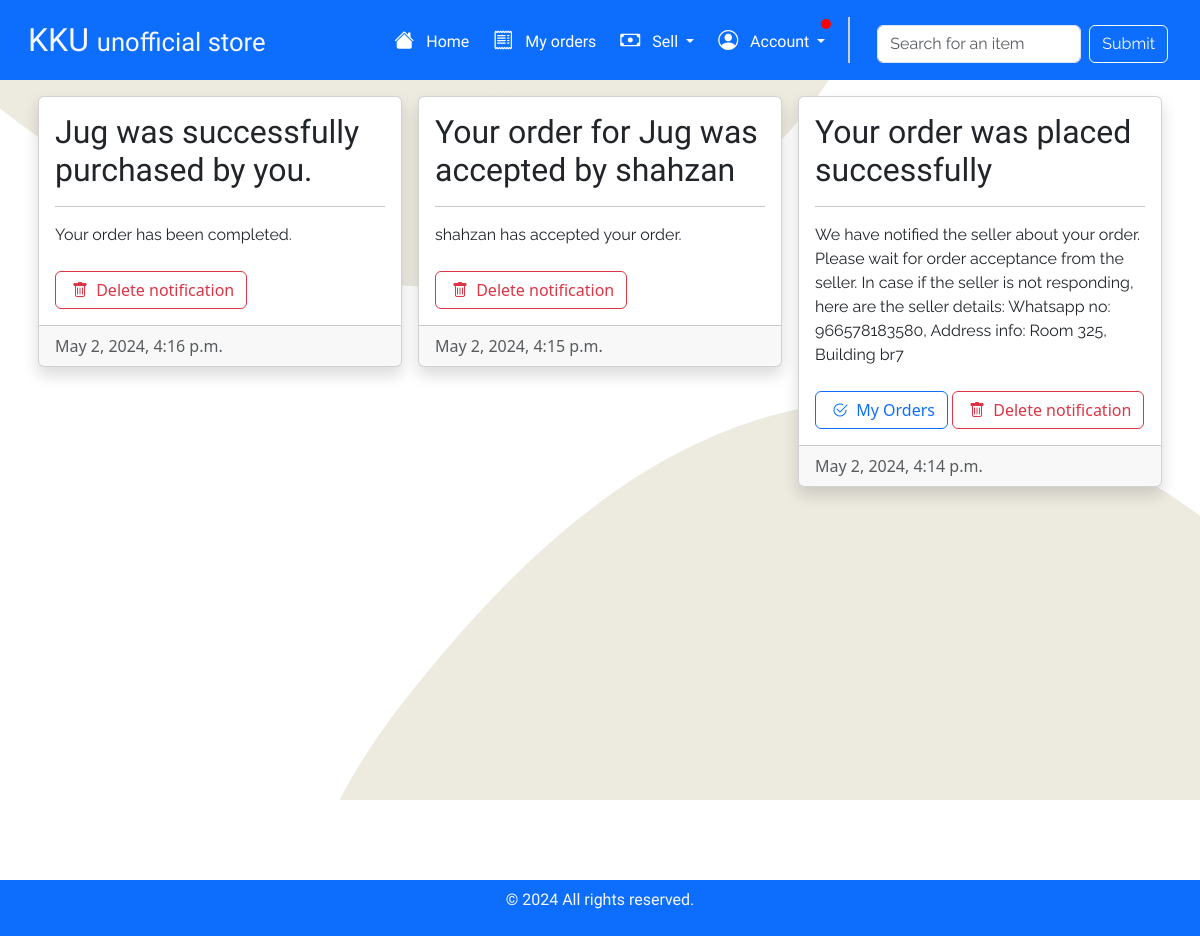
/notifications/ (signed in), run on the app's committed database.
### shop/models.py (models this page shows, shortened)
class UserNotification(models.Model):
    username = models.CharField(max_length=128)
    title = models.CharField(max_length=100)
    body = models.CharField(max_length=100)
    date = models.DateTimeField(default=timezone.now)
    task = models.CharField(max_length=20)
    unread = models.BooleanField(default=True)

### shop/views.py (the view)
# urls.py: path('notifications/', views.notifications, name='notifications'),
def notifications(request):
    ordered_items = UserListings.objects.filter(username=request.user.username)
    new_item_orders = 0
    for item in ordered_items:
        new_item_orders += item.new_orders
    notifications = UserNotification.objects.filter(username=request.user.username).order_by('-date')
    for notification in notifications:
        notification.unread = False
        notification.save()
    return render(request, "notifications.html", {"notifications": notifications, "new_orders": new_item_orders})

### shop/templates/notifications.html (shortened to what this page needs)
{% extends 'layout.html' %}
{% load static %}
{% block body %}
<div class="container">
    <div class="row" style="min-height: 80vh;" data-masonry='{"percentPosition": true }'>
        {% for notification in notifications %}
        <div class="g-3 col-md-4">
            <div class="shadow card p-0" style="height: fit-content;">
                <div class="card-body">
                    <h2 class="style-text">{{notification.title}}</h2>
                    <hr>
                    <p class="style-text-2 mb-4">{{notification.body}}</p>
                    {% if notification.task == "show_shop" %}
                    <a href="{% url 'shop:my_shop' %}" class="btn btn-outline-primary"><i class="bi bi-bag mx-1"></i> My
                        Shop</a>
                    {% elif notification.task == "show_order" %}
                    <a href="{% url 'shop:myOrders' %}" class="btn btn-outline-primary"><i
                            class="bi bi-check2-circle mx-1"></i> My Orders</a>
                    {% endif %}
                    <a href="{% url 'shop:delete_notification' notification.id %}" class="btn btn-outline-danger"><i
                            class="bi bi-trash mx-1"></i> Delete notification</a>
                </div>
                <div class="card-footer text-muted">{{notification.date}}</div>
            </div>
        </div>
        {% endfor %}
    </div>
</div>
{% endblock %}

### shop/static/style.css (style rules this page uses)
:root { --family1: 'Kalnia'; --family2: 'Wix Madefor Display'; --family3: 'Raleway'; --family4: 'Poltawski Nowy'; --family5: 'Trochut'; --themecolor1: '#0d6efd'; --themecolor2: '#f7f7f7'; }
body { background: #f7f7f7; }
.container { min-height: 100vh; }
.style-text { font-family: var(--family2); }
.style-text-2 { font-family: var(--family3); }

### data on the page
UserNotification: title "Jug was successfully purchased by you.", body "Your order has been completed.", date "May 2, 2024, 4:16 p.m."
UserNotification: title "Your order for Jug was accepted by shahzan", body "shahzan has accepted your order.", date "May 2, 2024, 4:15 p.m."
UserNotification: title "Your order was placed successfully", body "We have notified the seller about your order. Please wait for order acceptance from the seller. In case if the seller is not responding, here are the seller details: Whatsapp no: 966578183580, Address info: Room 325, Building br7", task "show_order" (drawn), date "May 2, 2024, 4:14 p.m."
